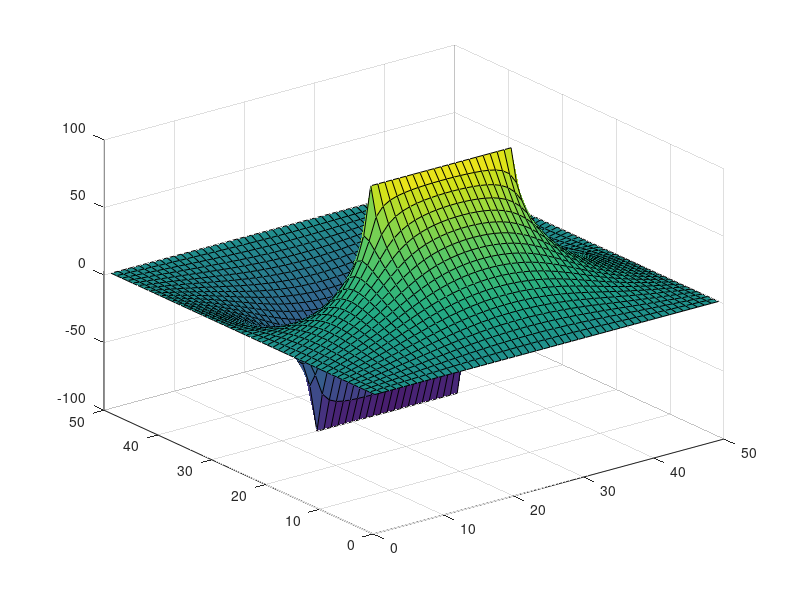

MATLAB code for this plot:
function laplace 
%gauss seidel dato potenziale (problema di laplace)
%parametri fisici

v=100; %potenziale assegnato

%griglia e condizioni iniziali
M=50;
V=zeros(M,M);
V(20,15:35)=v;
V(30,15:35)=-v;

delta=zeros(M,M);
e_r=0.001;
e_a=0.001;

delta_max=1000;
V_max=0;
V_new=V;
V_old=V;
q=0;
x=1;
y=1;
while(delta_max >= e_a+e_r*abs(V_new(x,y)))
    
   V_old=V_new;
   
    for i=2:M-1
        for j=2:M-1
           
            V_new(i,j)=0.25*(V_old(i,j+1)+V_old(i+1,j)+V_new(i-1,j)+V_new(i,j-1));
            
         if((i==30 && j>=15 && j<=35 || i==20 && j>=15 && j<=35)~=1)
             delta(i,j)=abs(V_old(i,j)-V_new(i,j));
          end
            
        end
    end
    
  V_new(20,15:35)=v;
  V_new(30,15:35)=-v;
  
 delta_max=max(max(delta))
 [x,y]=find(delta==delta_max);
  V_max=max(max(V_new));
  surf(V_new);
  drawnow;
  q=q+1
  
  e_a+e_r*abs(V_max)
 
end